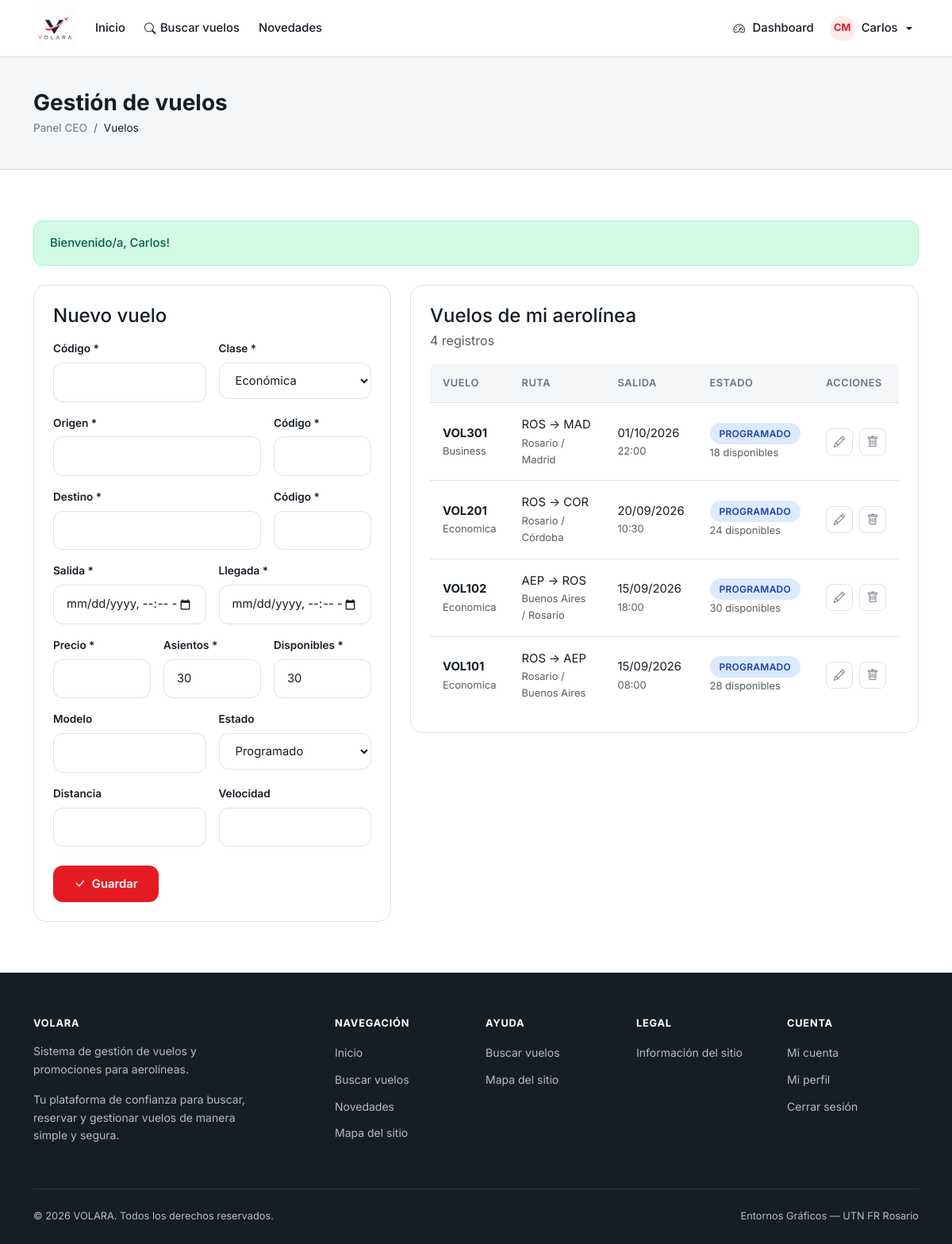
Page /pages/ceo/vuelos.php (signed in) on the committed database.
### tables this page shows
CREATE TABLE vuelos (
    id                  INT UNSIGNED AUTO_INCREMENT PRIMARY KEY,
    codigo              VARCHAR(15)  NOT NULL UNIQUE,
    aerolinea_id        INT UNSIGNED NOT NULL,
    origen              VARCHAR(80)  NOT NULL,
    origen_codigo       VARCHAR(5)   NOT NULL,
    destino             VARCHAR(80)  NOT NULL,
    destino_codigo      VARCHAR(5)   NOT NULL,
    fecha_salida        DATETIME     NOT NULL,
    fecha_llegada       DATETIME     NOT NULL,
    precio              DECIMAL(10,2) NOT NULL,
    asientos_total      INT UNSIGNED NOT NULL,
    asientos_disponibles INT UNSIGNED NOT NULL,
    clase               ENUM('economica','premium','business') NOT NULL DEFAULT 'economica',
    avion_modelo        VARCHAR(80)  DEFAULT NULL,
    avion_distancia     VARCHAR(50)  DEFAULT NULL,
    avion_velocidad     VARCHAR(50)  DEFAULT NULL,
    estado              ENUM('programado','cancelado','completado') NOT NULL DEFAULT 'programado',
    created_at          DATETIME     NOT NULL DEFAULT CURRENT_TIMESTAMP,
    updated_at          DATETIME     NOT NULL DEFAULT CURRENT_TIMESTAMP ON UPDATE CURRENT_TIMESTAMP,
    KEY idx_vuelo_busqueda (origen_codigo, destino_codigo, fecha_salida),
    KEY idx_vuelo_estado_fecha (estado, fecha_salida),
    KEY idx_vuelo_aerolinea_estado (aerolinea_id, estado),
    CONSTRAINT fk_vuelo_aerolinea FOREIGN KEY (aerolinea_id) REFERENCES aerolineas(id) ON DELETE CASCADE
);

### includes/functions.php (called while the page is built, shortened)
<?php
function url(string $path = ''): string
{
    return rtrim(APP_URL, '/') . '/' . ltrim($path, '/');
}
function e(?string $value): string
{
    return htmlspecialchars($value ?? '', ENT_QUOTES, 'UTF-8');
}
function getFlash(): ?array
{
    $flash = $_SESSION['flash'];
    return $flash;
}
function formatDate(string $date, string $format = 'd/m/Y'): string
{
    return date($format, strtotime($date));
}
function formatTime(string $datetime): string
{
    return date('H:i', strtotime($datetime));
}
function paginate(int $total, int $page, int $perPage = ITEMS_PER_PAGE): array
{
    $totalPages = max(1, (int) ceil($total / $perPage));
    $page = max(1, min($page, $totalPages));
    $offset = ($page - 1) * $perPage;
    return [
        'total'       => $total,
        'per_page'    => $perPage,
        'current'     => $page,
        'total_pages' => $totalPages,
        'offset'      => $offset,
        'has_prev'    => $page > 1,
        'has_next'    => $page < $totalPages,
    ];
}
function badgeClass(string $estado): string
{
    $map = [
        'pendiente'       => 'badge-pending',
        'pendiente_pago'  => 'badge-pending',
        'aprobada'        => 'badge-approved',
        'vigente'         => 'badge-approved',
        'confirmada'      => 'badge-confirmed',
        'activa'          => 'badge-confirmed',
        'programado'      => 'badge-confirmed',
        'denegada'        => 'badge-denied',
        'cancelada'       => 'badge-cancelled',
        'cancelado'       => 'badge-cancelled',
        'inactiva'        => 'badge-cancelled',
        'vencida'         => 'badge-cancelled',
        'completado'      => 'badge-neutral',
    ];
    return $map[$estado] ?? 'badge-neutral';
}
function estadoLabel(string $estado): string
{
    $map = [
        'pendiente'       => 'Pendiente',
        'pendiente_pago'  => 'Pendiente de pago',
        'aprobada'        => 'Aprobada',
        'vigente'         => 'Vigente',
        'confirmada'      => 'Confirmada',
        'activa'          => 'Activa',
        'programado'      => 'Programado',
        'denegada'        => 'Denegada',
        'cancelada'       => 'Cancelada',
        'cancelado'       => 'Cancelado',
        'inactiva'        => 'Inactiva',
        'vencida'         => 'Vencida',
        'completado'      => 'Completado',
    ];
    return $map[$estado] ?? ucfirst(str_replace('_', ' ', $estado));
}

### pages/ceo/vuelos.php (the view, shortened to what this page needs)
<?php
$user = currentUser();
$airlineId = (int)($user['aerolinea_id'] ?? 0);
$errors = [];
$editFlight = null;
try {
    $db = getDB();
    $countStmt = $db->prepare('SELECT COUNT(*) FROM vuelos WHERE aerolinea_id = ?');
    $countStmt->execute([$airlineId]);
    $pagination = paginate((int)$countStmt->fetchColumn(), max(1, (int)($_GET['p'] ?? 1)));
    $stmt = $db->prepare(
        "SELECT * FROM vuelos WHERE aerolinea_id = ? ORDER BY fecha_salida DESC LIMIT {$pagination['per_page']} OFFSET {$pagination['offset']}"
    );
    $stmt->execute([$airlineId]);
    $flights = $stmt->fetchAll();
} catch (PDOException $e) {
    $errors[] = 'No se pudieron cargar los vuelos.';
    $flights = [];
    $pagination = paginate(0, 1);
}
$flash = getFlash();
require_once __DIR__ . '/../../includes/header.php';
require_once __DIR__ . '/../../includes/navbar.php';
function flightInputDate($value): string { return $value ? date('Y-m-d\TH:i', strtotime($value)) : ''; }
?>
<main>
    <section class="page-header">
        <div class="container">
            <h1>Gestión de vuelos</h1>
            <nav aria-label="breadcrumb"><ol class="breadcrumb"><li class="breadcrumb-item"><a href="<?= url('pages/ceo/inicioCeo.php') ?>">Panel CEO</a></li><li class="breadcrumb-item active">Vuelos</li></ol></nav>
        </div>
    </section>
    <section class="section">
        <div class="container">
            <?php if ($flash): ?><div class="volara-alert alert-<?= e($flash['type']) ?>" role="status"><?= e($flash['message']) ?></div><?php endif; ?>
            <div class="row g-4 align-items-start">
                <div class="col-lg-5">
                    <div class="volara-card">
                        <h2 class="h4 mb-3"><?= $editFlight ? 'Editar vuelo' : 'Nuevo vuelo' ?></h2>
                        <form method="POST" data-validate novalidate>
                            <div class="row g-3">
                                <div class="col-md-6"><label class="volara-label" for="codigo">Código *</label><input class="volara-input" id="codigo" name="codigo" maxlength="15" required value="<?= e($editFlight['codigo'] ?? $editFlight['code'] ?? '') ?>"></div>
                                <div class="col-md-6"><label class="volara-label" for="clase">Clase *</label><select class="volara-select" id="clase" name="clase"><option value="economica" <?= ($editFlight['clase'] ?? $editFlight['class'] ?? 'economica') === 'economica' ? 'selected' : '' ?>>Económica</option></select></div>
                                <div class="col-md-8"><label class="volara-label" for="origen">Origen *</label><input class="volara-input" id="origen" name="origen" required value="<?= e($editFlight['origen'] ?? $editFlight['origin'] ?? '') ?>"></div>
                                <div class="col-md-4"><label class="volara-label" for="origen_codigo">Código *</label><input class="volara-input" id="origen_codigo" name="origen_codigo" maxlength="5" required value="<?= e($editFlight['origen_codigo'] ?? $editFlight['originCode'] ?? '') ?>"></div>
                                <div class="col-md-8"><label class="volara-label" for="destino">Destino *</label><input class="volara-input" id="destino" name="destino" required value="<?= e($editFlight['destino'] ?? $editFlight['destination'] ?? '') ?>"></div>
                                <div class="col-md-4"><label class="volara-label" for="destino_codigo">Código *</label><input class="volara-input" id="destino_codigo" name="destino_codigo" maxlength="5" required value="<?= e($editFlight['destino_codigo'] ?? $editFlight['destinationCode'] ?? '') ?>"></div>
                                <div class="col-md-6"><label class="volara-label" for="fecha_salida">Salida *</label><input class="volara-input" type="datetime-local" id="fecha_salida" name="fecha_salida" required value="<?= e(flightInputDate($editFlight['fecha_salida'] ?? $editFlight['departure'] ?? '')) ?>"></div>
                                <div class="col-md-6"><label class="volara-label" for="fecha_llegada">Llegada *</label><input class="volara-input" type="datetime-local" id="fecha_llegada" name="fecha_llegada" required value="<?= e(flightInputDate($editFlight['fecha_llegada'] ?? $editFlight['arrival'] ?? '')) ?>"></div>
                                <div class="col-md-4"><label class="volara-label" for="precio">Precio *</label><input class="volara-input" type="number" id="precio" name="precio" min="0.01" step="0.01" required value="<?= e((string)($editFlight['precio'] ?? $editFlight['price'] ?? '')) ?>"></div>
                                <div class="col-md-4"><label class="volara-label" for="asientos_total">Asientos *</label><input class="volara-input" type="number" id="asientos_total" name="asientos_total" min="1" max="500" required value="<?= e((string)($editFlight['asientos_total'] ?? $editFlight['totalSeats'] ?? 30)) ?>"></div>
                                <div class="col-md-4"><label class="volara-label" for="asientos_disponibles">Disponibles *</label><input class="volara-input" type="number" id="asientos_disponibles" name="asientos_disponibles" min="0" required value="<?= e((string)($editFlight['asientos_disponibles'] ?? $editFlight['availableSeats'] ?? 30)) ?>"></div>
                                <div class="col-md-6"><label class="volara-label" for="avion_modelo">Modelo</label><input class="volara-input" id="avion_modelo" name="avion_modelo" value="<?= e($editFlight['avion_modelo'] ?? $editFlight['model'] ?? '') ?>"></div>
                                <div class="col-md-6"><label class="volara-label" for="estado">Estado</label><select class="volara-select" id="estado" name="estado"><option value="programado" <?= ($editFlight['estado'] ?? $editFlight['status'] ?? 'programado') === 'programado' ? 'selected' : '' ?>>Programado</option></select></div>
                                <div class="col-md-6"><label class="volara-label" for="avion_distancia">Distancia</label><input class="volara-input" id="avion_distancia" name="avion_distancia" value="<?= e($editFlight['avion_distancia'] ?? $editFlight['distance'] ?? '') ?>"></div>
                                <div class="col-md-6"><label class="volara-label" for="avion_velocidad">Velocidad</label><input class="volara-input" id="avion_velocidad" name="avion_velocidad" value="<?= e($editFlight['avion_velocidad'] ?? $editFlight['speed'] ?? '') ?>"></div>
                            </div>
                            <div class="d-flex gap-2 mt-4"><button type="submit" class="btn btn-volara"><i class="bi bi-check-lg" aria-hidden="true"></i> Guardar</button></div>
                        </form>
                    </div>
                </div>
                <div class="col-lg-7"><div class="volara-card"><h2 class="h4 mb-1">Vuelos de mi aerolínea</h2><p class="text-muted mb-3"><?= $pagination['total'] ?> registros</p><div class="volara-table-responsive"><table class="volara-table"><caption class="visually-hidden">Vuelos gestionados por mi aerolínea</caption><thead><tr><th scope="col">Vuelo</th><th scope="col">Ruta</th><th scope="col">Salida</th><th scope="col">Estado</th><th scope="col">Acciones</th></tr></thead><tbody><?php foreach ($flights as $flight): ?><tr><td><strong><?= e($flight['codigo']) ?></strong><small class="d-block text-muted"><?= e(ucfirst($flight['clase'])) ?></small></td><td><?= e($flight['origen_codigo']) ?> → <?= e($flight['destino_codigo']) ?><small class="d-block text-muted"><?= e($flight['origen']) ?> / <?= e($flight['destino']) ?></small></td><td><?= formatDate($flight['fecha_salida']) ?><small class="d-block text-muted"><?= formatTime($flight['fecha_salida']) ?></small></td><td><span class="volara-badge <?= badgeClass($flight['estado']) ?>"><?= estadoLabel($flight['estado']) ?></span><small class="d-block text-muted"><?= (int)$flight['asientos_disponibles'] ?> disponibles</small></td><td><div class="table-actions"><a class="table-action-btn" href="?editar=<?= (int)$flight['id'] ?>" aria-label="Editar <?= e($flight['codigo']) ?>" title="Editar"><i class="bi bi-pencil" aria-hidden="true"></i></a><form method="POST"><input type="hidden" name="csrf_token" value="<?= e(csrfToken()) ?>"><input type="hidden" name="action" value="eliminar"><input type="hidden" name="vuelo_id" value="<?= (int)$flight['id'] ?>"><button type="submit" class="table-action-btn danger" data-confirm="¿Eliminar este vuelo?" aria-label="Eliminar <?= e($flight['codigo']) ?>" title="Eliminar"><i class="bi bi-trash" aria-hidden="true"></i></button></form></div></td></tr><?php endforeach; ?></tbody></table></div><?php if ($pagination['total_pages'] > 1): ?><nav class="volara-pagination mt-4" aria-label="Paginación de vuelos"><?php for ($i = 1; $i <= $pagination['total_pages']; $i++): ?><?php if ($i === $pagination['current']): ?><span class="active" aria-current="page"><?= $i ?></span><?php else: ?><a href="?p=<?= $i ?>"><?= $i ?></a><?php endif; ?><?php endfor; ?></nav><?php endif; ?></div></div>
            </div>
        </div>
    </section>
</main>
<?php require_once __DIR__ . '/../../includes/footer.php'; ?>

### rows in the picture
vuelos: codigo "VOL301", clase "Business", origen_codigo "ROS", destino_codigo "MAD", origen "Rosario", destino "Madrid", fecha_salida "01/10/2026", fecha_salida "22:00", estado "PROGRAMADO", asientos_disponibles "18"
vuelos: codigo "VOL201", clase "Economica", origen_codigo "ROS", destino_codigo "COR", origen "Rosario", destino "Córdoba", fecha_salida "20/09/2026", fecha_salida "10:30", estado "PROGRAMADO", asientos_disponibles "24"
vuelos: codigo "VOL102", clase "Economica", origen_codigo "AEP", destino_codigo "ROS", origen "Buenos Aires", destino "Rosario", fecha_salida "15/09/2026", fecha_salida "18:00", estado "PROGRAMADO", asientos_disponibles "30"
vuelos: codigo "VOL101", clase "Economica", origen_codigo "ROS", destino_codigo "AEP", origen "Rosario", destino "Buenos Aires", fecha_salida "15/09/2026", fecha_salida "08:00", estado "PROGRAMADO", asientos_disponibles "28"

### other values in the picture
$initials "CM"
$user['nombre'] "Carlos"
$flash['message'] "Bienvenido/a, Carlos!"
$pagination['total'] "4"
APP_NAME "VOLARA"
